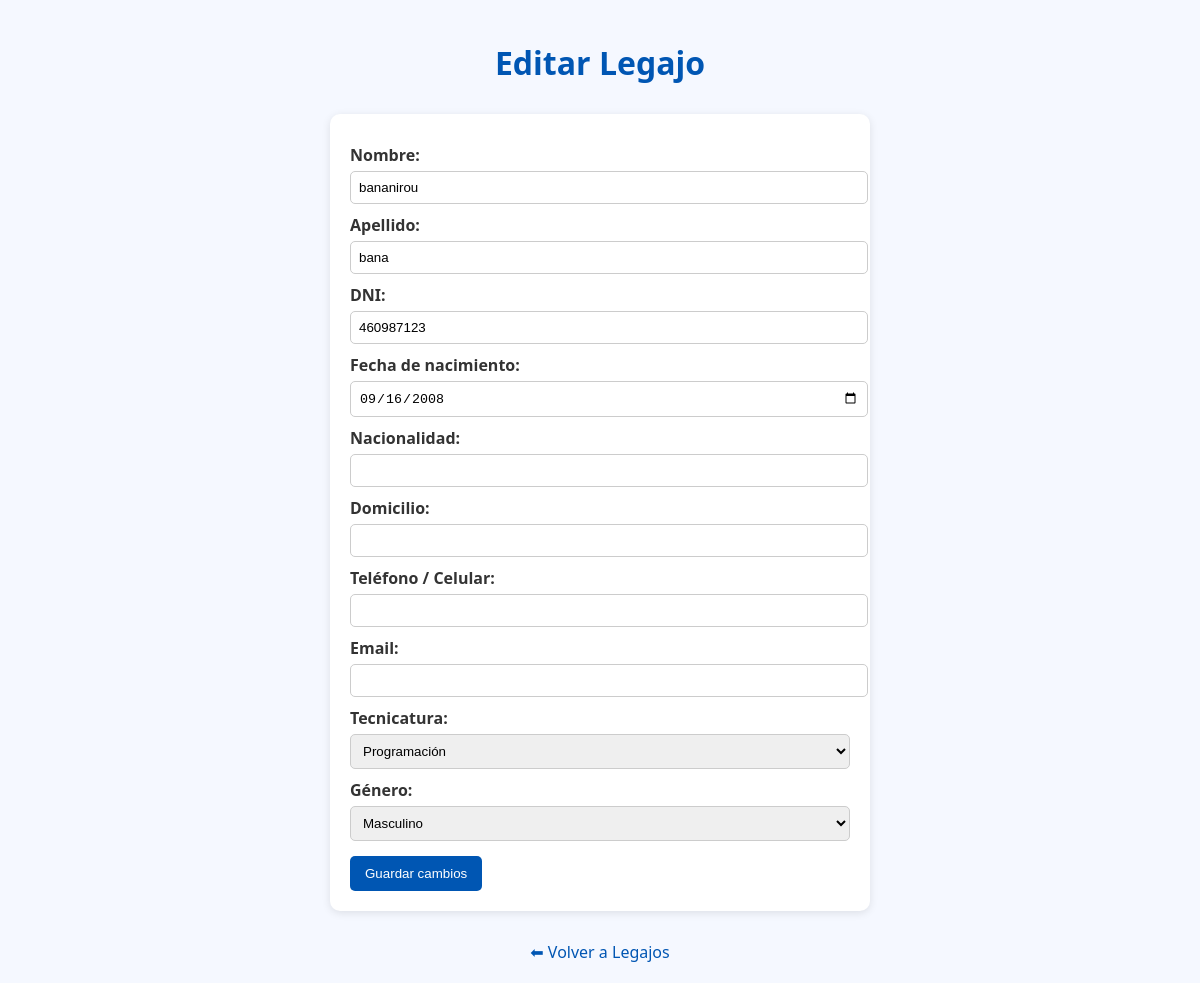
The page /editar_admin.php?id=3 (signed in) on the database its author committed.
### tables this page shows
CREATE TABLE `estudiantes` (
  `id` int(11) NOT NULL,
  `nombre` varchar(100) NOT NULL,
  `apellido` varchar(100) NOT NULL,
  `dni` varchar(20) NOT NULL,
  `fecha_nacimiento` date DEFAULT NULL,
  `tecnicatura` varchar(50) DEFAULT NULL,
  `fecha_inscripcion` timestamp NOT NULL DEFAULT current_timestamp(),
  `nacionalidad` varchar(100) NOT NULL,
  `domicilio` varchar(255) NOT NULL,
  `telefono` varchar(20) NOT NULL,
  `email` varchar(150) NOT NULL,
  `genero` varchar(20) NOT NULL
);

### editar_admin.php (the view, shortened to what this page needs)
<?php
include 'db_admin.php';
$id = intval($_GET['id']);
$sql = "SELECT * FROM estudiantes WHERE id = ?";
$stmt = $conn->prepare($sql);
$stmt->bind_param("i", $id);
$stmt->execute();
$result = $stmt->get_result();
$alumno = $result->fetch_assoc();
?>
<!DOCTYPE html>
<html lang="es">
<head>
</head>
<body>
<h1>Editar Legajo</h1>
<form action="actualizar_admin.php" method="POST">
    <label>Nombre:</label>
    <input type="text" name="nombre" value="<?= htmlspecialchars($alumno['nombre']) ?>" required>
    <label>Apellido:</label>
    <input type="text" name="apellido" value="<?= htmlspecialchars($alumno['apellido']) ?>" required>
    <label>DNI:</label>
    <input type="text" name="dni" value="<?= htmlspecialchars($alumno['dni']) ?>" required>
    <label>Fecha de nacimiento:</label>
    <input type="date" name="fecha_nacimiento" value="<?= htmlspecialchars($alumno['fecha_nacimiento']) ?>" required>
    <label>Nacionalidad:</label>
    <input type="text" name="nacionalidad" value="<?= htmlspecialchars($alumno['nacionalidad']) ?>" required>
    <label>Domicilio:</label>
    <input type="text" name="domicilio" value="<?= htmlspecialchars($alumno['domicilio']) ?>" required>
    <label>Teléfono / Celular:</label>
    <input type="text" name="telefono" value="<?= htmlspecialchars($alumno['telefono']) ?>" required>
    <label>Email:</label>
    <input type="email" name="email" value="<?= htmlspecialchars($alumno['email']) ?>" required>
    <label>Tecnicatura:</label>
    <select name="tecnicatura" required>
        <option value="Programación" <?= ($alumno['tecnicatura'] == 'Programación') ? 'selected' : '' ?>>Programación</option>
    </select>
    <label>Género:</label>
    <select name="genero" required>
        <option value="Masculino" <?= ($alumno['genero'] == 'Masculino') ? 'selected' : '' ?>>Masculino</option>
    </select>
    <button type="submit">Guardar cambios</button>
</form>
<a class="volver" href="legajos_admin.php">⬅ Volver a Legajos</a>
</body>
</html>

### editar_admin.php (style rules this page uses)
body { font-family: 'Segoe UI', sans-serif; background-color: #f5f8ff; margin: 0; padding: 20px; }
h1 { color: #0056b3; text-align: center; }
form { background-color: white; max-width: 500px; margin: 30px auto; padding: 20px; border-radius: 10px; box-shadow: 0 2px 8px rgba(0,0,0,0.1); }
label { display: block; margin-top: 10px; color: #333; font-weight: bold; }
input, select { width: 100%; padding: 8px; margin-top: 5px; border: 1px solid #ccc; border-radius: 5px; }
button { background-color: #0056b3; color: white; border: none; padding: 10px 15px; border-radius: 5px; cursor: pointer; margin-top: 15px; }
.volver { display: block; text-align: center; margin-top: 15px; color: #0056b3; text-decoration: none; }

### rows shown on the page
estudiantes: nombre "bananirou", apellido "bana", dni "460987123", fecha_nacimiento "09/16/2008"
